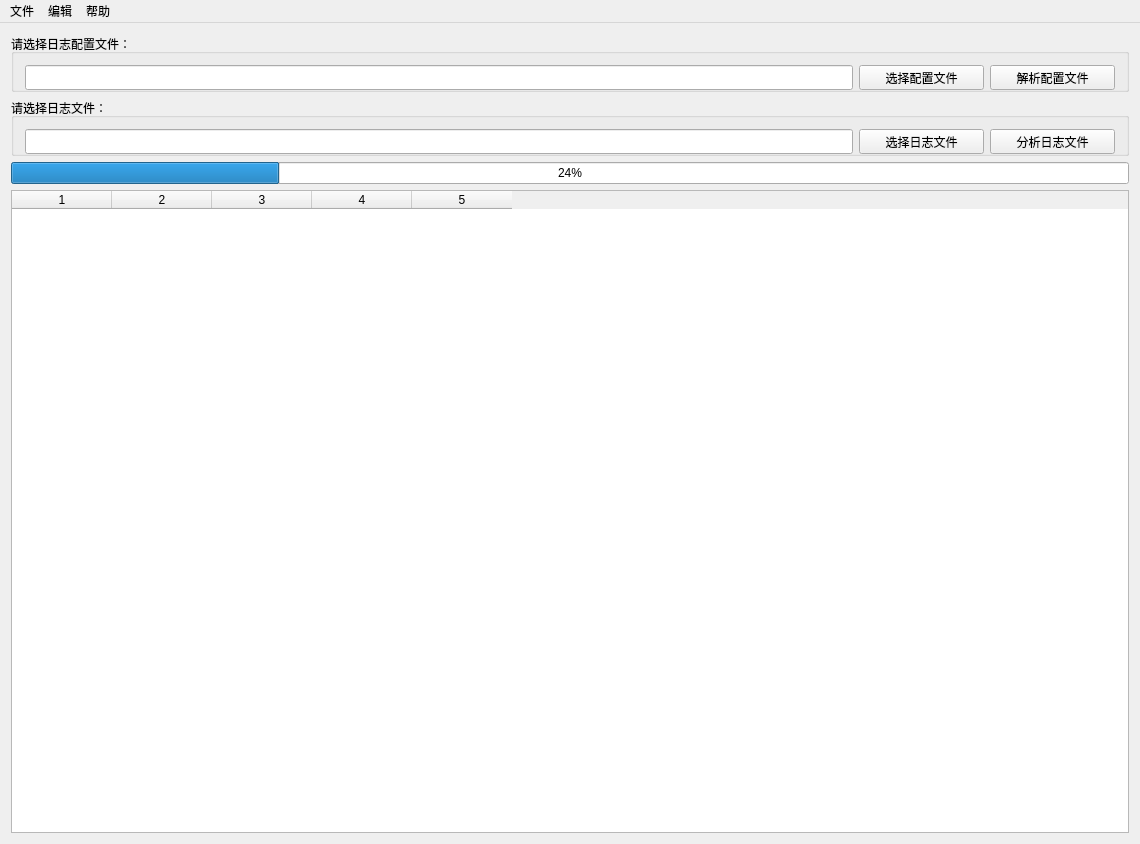
<?xml version="1.0" encoding="UTF-8"?>
<ui version="4.0">
 <class>helloClass</class>
 <widget class="QMainWindow" name="helloClass">
  <property name="geometry">
   <rect>
    <x>0</x>
    <y>0</y>
    <width>1140</width>
    <height>844</height>
   </rect>
  </property>
  <property name="windowTitle">
   <string>hello</string>
  </property>
  <widget class="QWidget" name="centralWidget">
   <property name="minimumSize">
    <size>
     <width>0</width>
     <height>0</height>
    </size>
   </property>
   <property name="styleSheet">
    <string notr="true"/>
   </property>
   <layout class="QVBoxLayout" name="verticalLayout_2">
    <item>
     <layout class="QVBoxLayout" name="verticalLayout">
      <item>
       <widget class="QGroupBox" name="cfgfileGroupBox">
        <property name="minimumSize">
         <size>
          <width>0</width>
          <height>58</height>
         </size>
        </property>
        <property name="maximumSize">
         <size>
          <width>16777215</width>
          <height>58</height>
         </size>
        </property>
        <property name="title">
         <string>请选择日志配置文件：</string>
        </property>
        <layout class="QGridLayout" name="gridLayout">
         <item row="0" column="0">
          <layout class="QHBoxLayout" name="horizontalLayout">
           <item>
            <widget class="QLineEdit" name="cfgFilePath">
             <property name="minimumSize">
              <size>
               <width>0</width>
               <height>25</height>
              </size>
             </property>
             <property name="maximumSize">
              <size>
               <width>16777215</width>
               <height>25</height>
              </size>
             </property>
             <property name="text">
              <string/>
             </property>
            </widget>
           </item>
           <item>
            <widget class="QPushButton" name="browseCfgFile">
             <property name="minimumSize">
              <size>
               <width>125</width>
               <height>25</height>
              </size>
             </property>
             <property name="maximumSize">
              <size>
               <width>125</width>
               <height>25</height>
              </size>
             </property>
             <property name="text">
              <string>选择配置文件</string>
             </property>
            </widget>
           </item>
           <item>
            <widget class="QPushButton" name="parseCfgFile">
             <property name="minimumSize">
              <size>
               <width>125</width>
               <height>25</height>
              </size>
             </property>
             <property name="maximumSize">
              <size>
               <width>125</width>
               <height>25</height>
              </size>
             </property>
             <property name="text">
              <string>解析配置文件</string>
             </property>
            </widget>
           </item>
          </layout>
         </item>
        </layout>
       </widget>
      </item>
      <item>
       <widget class="QGroupBox" name="logGroupBox">
        <property name="minimumSize">
         <size>
          <width>0</width>
          <height>58</height>
         </size>
        </property>
        <property name="maximumSize">
         <size>
          <width>16777215</width>
          <height>58</height>
         </size>
        </property>
        <property name="title">
         <string>请选择日志文件：</string>
        </property>
        <layout class="QGridLayout" name="gridLayout_2">
         <item row="0" column="0">
          <layout class="QHBoxLayout" name="horizontalLayout_2">
           <item>
            <widget class="QLineEdit" name="logFilePath">
             <property name="minimumSize">
              <size>
               <width>0</width>
               <height>25</height>
              </size>
             </property>
             <property name="maximumSize">
              <size>
               <width>16777215</width>
               <height>25</height>
              </size>
             </property>
             <property name="text">
              <string/>
             </property>
            </widget>
           </item>
           <item>
            <widget class="QPushButton" name="browseLogFile">
             <property name="minimumSize">
              <size>
               <width>125</width>
               <height>25</height>
              </size>
             </property>
             <property name="maximumSize">
              <size>
               <width>125</width>
               <height>25</height>
              </size>
             </property>
             <property name="text">
              <string>选择日志文件</string>
             </property>
            </widget>
           </item>
           <item>
            <widget class="QPushButton" name="analysisLogFile">
             <property name="minimumSize">
              <size>
               <width>125</width>
               <height>25</height>
              </size>
             </property>
             <property name="maximumSize">
              <size>
               <width>125</width>
               <height>25</height>
              </size>
             </property>
             <property name="text">
              <string>分析日志文件</string>
             </property>
            </widget>
           </item>
          </layout>
         </item>
        </layout>
       </widget>
      </item>
      <item>
       <widget class="QProgressBar" name="analysisProgressBar">
        <property name="minimumSize">
         <size>
          <width>0</width>
          <height>0</height>
         </size>
        </property>
        <property name="maximumSize">
         <size>
          <width>16777215</width>
          <height>28</height>
         </size>
        </property>
        <property name="value">
         <number>24</number>
        </property>
       </widget>
      </item>
      <item>
       <widget class="QTableWidget" name="analysisResultTableWidget">
        <property name="minimumSize">
         <size>
          <width>0</width>
          <height>0</height>
         </size>
        </property>
        <property name="rowCount">
         <number>0</number>
        </property>
        <property name="columnCount">
         <number>5</number>
        </property>
        <attribute name="horizontalHeaderCascadingSectionResizes">
         <bool>false</bool>
        </attribute>
        <column/>
        <column/>
        <column/>
        <column/>
        <column/>
       </widget>
      </item>
     </layout>
    </item>
   </layout>
  </widget>
  <widget class="QMenuBar" name="menuBar">
   <property name="geometry">
    <rect>
     <x>0</x>
     <y>0</y>
     <width>1140</width>
     <height>19</height>
    </rect>
   </property>
   <widget class="QMenu" name="menuFile">
    <property name="title">
     <string>文件</string>
    </property>
    <addaction name="actionExportToTxt"/>
    <addaction name="actionExportToExcel"/>
    <addaction name="separator"/>
    <addaction name="actionQuit"/>
   </widget>
   <widget class="QMenu" name="menuEdit">
    <property name="title">
     <string>编辑</string>
    </property>
    <addaction name="actionFind"/>
   </widget>
   <widget class="QMenu" name="menuHelp">
    <property name="title">
     <string>帮助</string>
    </property>
    <addaction name="actionHelp"/>
   </widget>
   <addaction name="menuFile"/>
   <addaction name="menuEdit"/>
   <addaction name="menuHelp"/>
  </widget>
  <action name="actionImportExcel">
   <property name="text">
    <string>导入Excel文件</string>
   </property>
  </action>
  <action name="actionD">
   <property name="text">
    <string>保存</string>
   </property>
  </action>
  <action name="actionExportToTxt">
   <property name="text">
    <string>另存为txt文件</string>
   </property>
  </action>
  <action name="actionQuit">
   <property name="text">
    <string>退出</string>
   </property>
  </action>
  <action name="actionFind">
   <property name="text">
    <string>查找</string>
   </property>
  </action>
  <action name="actionHelp">
   <property name="text">
    <string>关于工具</string>
   </property>
  </action>
  <action name="actionExportToExcel">
   <property name="text">
    <string>另存为Excel文件</string>
   </property>
  </action>
 </widget>
 <layoutdefault spacing="6" margin="11"/>
 <resources/>
 <connections/>
</ui>
